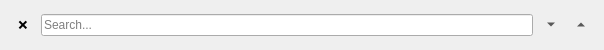
<?xml version="1.0" encoding="UTF-8"?>
<ui version="4.0">
 <class>SearchBar</class>
 <widget class="QWidget" name="SearchBar">
  <property name="geometry">
   <rect>
    <x>0</x>
    <y>0</y>
    <width>604</width>
    <height>50</height>
   </rect>
  </property>
  <property name="sizePolicy">
   <sizepolicy hsizetype="MinimumExpanding" vsizetype="Fixed">
    <horstretch>1</horstretch>
    <verstretch>0</verstretch>
   </sizepolicy>
  </property>
  <property name="windowTitle">
   <string>Form</string>
  </property>
  <layout class="QHBoxLayout" name="horizontalLayout">
   <item>
    <widget class="QToolButton" name="close">
     <property name="styleSheet">
      <string notr="true"/>
     </property>
     <property name="text">
      <string>❌</string>
     </property>
     <property name="autoRaise">
      <bool>true</bool>
     </property>
    </widget>
   </item>
   <item>
    <widget class="QLineEdit" name="lineEdit">
     <property name="sizePolicy">
      <sizepolicy hsizetype="Minimum" vsizetype="Fixed">
       <horstretch>0</horstretch>
       <verstretch>0</verstretch>
      </sizepolicy>
     </property>
     <property name="text">
      <string/>
     </property>
     <property name="placeholderText">
      <string>Search...</string>
     </property>
     <property name="clearButtonEnabled">
      <bool>false</bool>
     </property>
    </widget>
   </item>
   <item>
    <widget class="QToolButton" name="next">
     <property name="text">
      <string/>
     </property>
     <property name="autoRaise">
      <bool>true</bool>
     </property>
     <property name="arrowType">
      <enum>Qt::DownArrow</enum>
     </property>
    </widget>
   </item>
   <item>
    <widget class="QToolButton" name="prev">
     <property name="text">
      <string/>
     </property>
     <property name="autoRaise">
      <bool>true</bool>
     </property>
     <property name="arrowType">
      <enum>Qt::UpArrow</enum>
     </property>
    </widget>
   </item>
  </layout>
 </widget>
 <resources/>
 <connections/>
</ui>
